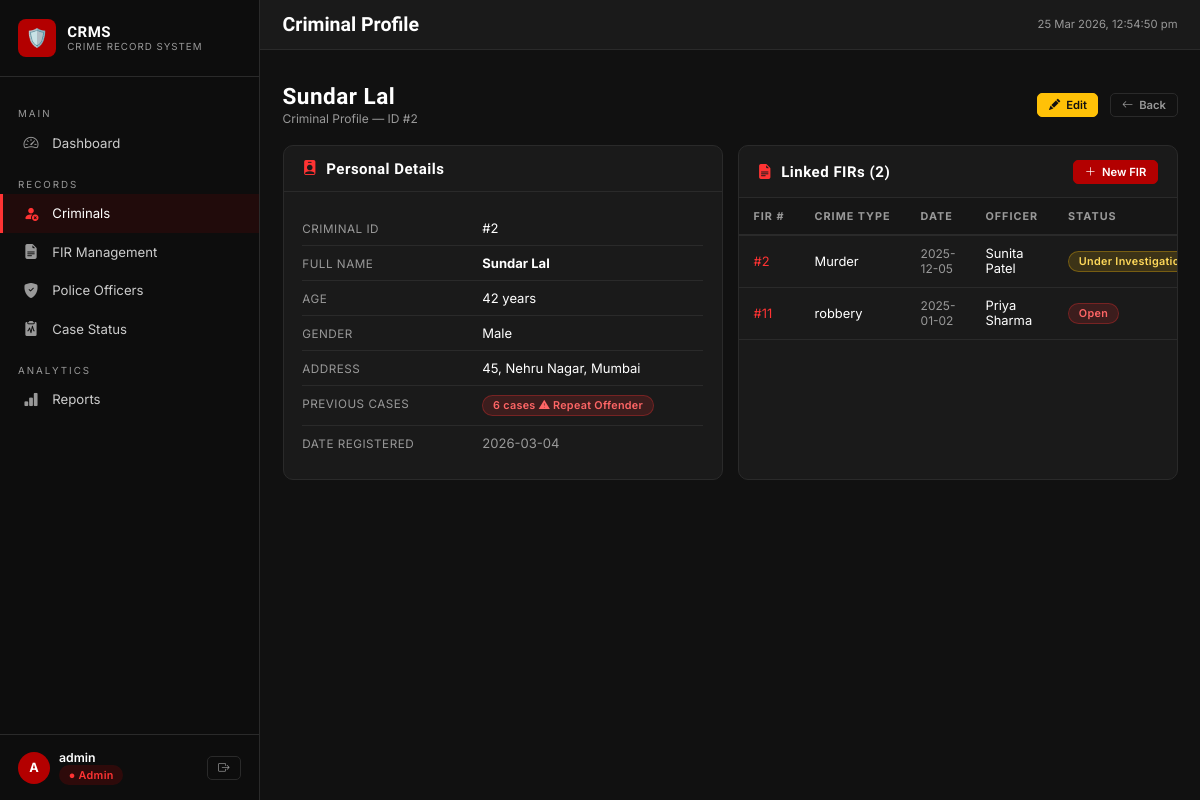
The app's page /criminals/2/view (signed in) with its own data.
### tables this page shows
CREATE TABLE criminal (
    criminal_id    INTEGER PRIMARY KEY AUTOINCREMENT,
    name           TEXT    NOT NULL,
    age            INTEGER NOT NULL CHECK(age > 0 AND age < 120),
    gender         TEXT    NOT NULL CHECK(gender IN ('Male','Female','Other')),
    address        TEXT,
    previous_cases INTEGER NOT NULL DEFAULT 0 CHECK(previous_cases >= 0),
    photo_url      TEXT,
    created_at     TEXT    NOT NULL DEFAULT (datetime('now')),
    updated_at     TEXT    NOT NULL DEFAULT (datetime('now'))
);

CREATE TABLE fir (
    fir_id       INTEGER PRIMARY KEY AUTOINCREMENT,
    crime_type   TEXT    NOT NULL,
    date_filed   TEXT    NOT NULL DEFAULT (date('now')),
    location     TEXT    NOT NULL,
    description  TEXT,
    criminal_id  INTEGER NOT NULL,
    officer_id   INTEGER NOT NULL,
    status       TEXT    NOT NULL DEFAULT 'Open'
                         CHECK(status IN ('Open','Under Investigation','Closed','Dismissed')),
    created_at   TEXT    NOT NULL DEFAULT (datetime('now')),
    updated_at   TEXT    NOT NULL DEFAULT (datetime('now')),
    FOREIGN KEY (criminal_id) REFERENCES criminal(criminal_id)
        ON UPDATE CASCADE ON DELETE RESTRICT,
    FOREIGN KEY (officer_id)  REFERENCES police_officer(officer_id)
        ON UPDATE CASCADE ON DELETE RESTRICT
);

CREATE TABLE police_officer (
    officer_id  INTEGER PRIMARY KEY AUTOINCREMENT,
    name        TEXT NOT NULL,
    rank        TEXT NOT NULL,
    station     TEXT NOT NULL,
    badge_no    TEXT UNIQUE,
    phone       TEXT,
    created_at  TEXT NOT NULL DEFAULT (datetime('now')),
    updated_at  TEXT NOT NULL DEFAULT (datetime('now'))
);

### app.py (the view)
@app.route('/criminals/<int:cid>/view')
@login_required
def criminal_view(cid):
    criminal = query_db("SELECT * FROM criminal WHERE criminal_id=?", (cid,), one=True)
    if not criminal:
        flash('Criminal not found.', 'danger')
        return redirect(url_for('criminals_list'))
    firs = query_db("""
        SELECT f.*, p.name AS officer_name
        FROM fir f JOIN police_officer p ON f.officer_id=p.officer_id
        WHERE f.criminal_id=? ORDER BY f.date_filed DESC
    """, (cid,))
    return render_template('criminals/view.html', criminal=criminal, firs=firs)

### app.py (called while the page is built)
def get_db():
    db = getattr(g, '_database', None)
    if db is None:
        db = g._database = sqlite3.connect(DATABASE)
        db.row_factory = sqlite3.Row
        db.execute("PRAGMA foreign_keys = ON")
    return db

@app.teardown_appcontext
def close_connection(exception):
    db = getattr(g, '_database', None)
    if db is not None:
        db.close()

def query_db(sql, args=(), one=False):
    cur = get_db().execute(sql, args)
    rv  = cur.fetchall()
    cur.close()
    return (rv[0] if rv else None) if one else rv

def login_required(f):
    @wraps(f)
    def decorated(*args, **kwargs):
        if 'user_id' not in session:
            flash('Please log in to continue.', 'warning')
            return redirect(url_for('login'))
        return f(*args, **kwargs)
    return decorated

### templates/criminals/view.html (shortened to what this page needs)
{% extends 'base.html' %}
{% block topbar_title %}Criminal Profile{% endblock %}
{% block content %}
<div class="page-header">
  <div>
    <h2 class="page-title">{{ criminal.name }}</h2>
    <p class="page-subtitle">Criminal Profile — ID #{{ criminal.criminal_id }}</p>
  </div>
  <div class="d-flex gap-2">
    <a href="{{ url_for('criminal_edit', cid=criminal.criminal_id) }}" class="btn btn-warning btn-sm">
      <i class="bi bi-pencil-fill"></i> Edit
    </a>
    <a href="{{ url_for('criminals_list') }}" class="btn btn-outline btn-sm">
      <i class="bi bi-arrow-left"></i> Back
    </a>
  </div>
</div>
<div class="grid grid-2">
  <div class="card">
    <div class="card-header">
      <h5><i class="bi bi-person-badge-fill" style="color:var(--accent)"></i>&nbsp; Personal Details</h5>
    </div>
    <div class="card-body">
      <div class="detail-row">
        <div class="detail-label">Criminal ID</div>
        <div class="detail-value">#{{ criminal.criminal_id }}</div>
      </div>
      <div class="detail-row">
        <div class="detail-label">Full Name</div>
        <div class="detail-value"><strong>{{ criminal.name }}</strong></div>
      </div>
      <div class="detail-row">
        <div class="detail-label">Age</div>
        <div class="detail-value">{{ criminal.age }} years</div>
      </div>
      <div class="detail-row">
        <div class="detail-label">Gender</div>
        <div class="detail-value">{{ criminal.gender }}</div>
      </div>
      <div class="detail-row">
        <div class="detail-label">Address</div>
        <div class="detail-value">{{ criminal.address or '—' }}</div>
      </div>
      <div class="detail-row">
        <div class="detail-label">Previous Cases</div>
        <div class="detail-value">
          {% if criminal.previous_cases > 2 %}
            <span class="badge badge-open">{{ criminal.previous_cases }} cases ⚠ Repeat Offender</span>
          {% else %}
            <span class="badge badge-{% if criminal.previous_cases > 0 %}investigation{% else %}closed{% endif %}">
              {{ criminal.previous_cases }} case(s)
            </span>
          {% endif %}
        </div>
      </div>
      <div class="detail-row">
        <div class="detail-label">Date Registered</div>
        <div class="detail-value" style="color:var(--text-muted)">{{ criminal.created_at[:10] }}</div>
      </div>
    </div>
  </div>
  <div class="card">
    <div class="card-header">
      <h5><i class="bi bi-file-earmark-text-fill" style="color:var(--accent)"></i>&nbsp;
        Linked FIRs ({{ firs|length }})
      </h5>
      <a href="{{ url_for('fir_add') }}" class="btn btn-primary btn-sm">
        <i class="bi bi-plus-lg"></i> New FIR
      </a>
    </div>
    <div class="table-container">
      <table class="data-table">
        <thead>
          <tr>
            <th>FIR #</th>
            <th>Crime Type</th>
            <th>Date</th>
            <th>Officer</th>
            <th>Status</th>
          </tr>
        </thead>
        <tbody>
          {% for f in firs %}
          <tr>
            <td>
              <a href="{{ url_for('fir_view', fid=f.fir_id) }}" style="color:var(--accent)">
                #{{ f.fir_id }}
              </a>
            </td>
            <td>{{ f.crime_type }}</td>
            <td style="font-size:.8rem; color:var(--text-muted)">{{ f.date_filed }}</td>
            <td>{{ f.officer_name }}</td>
            <td>
              {% set st = f.status %}
              <span class="badge badge-{% if st=='Open' %}open{% elif st=='Under Investigation' %}investigation{% elif st=='Closed' %}closed{% else %}dismissed{% endif %}">
                {{ st }}
              </span>
            </td>
          </tr>
          {% else %}
          <tr>
            <td colspan="5" style="text-align:center; padding:1.5rem; color:var(--text-muted)">
              No FIRs registered.
            </td>
          </tr>
          {% endfor %}
        </tbody>
      </table>
    </div>
  </div>
</div>
{% endblock %}

### static/css/style.css (style rules this page uses)
:root { --bg-main: #111111; --bg-card: #1a1a1a; --bg-sidebar: #0d0d0d; --primary: #b30000; --primary-d: #8a0000; --accent: #ff3333; --text: #ffffff; --text-muted: #999999; --border: #2a2a2a; --success: #28a745; --warning: #ffc107; --info: #17a2b8; --danger: #dc3545; --input-bg: #1e1e1e; --hover-row: #1f1f1f; --sidebar-w: 260px; --transition: 0.2s ease; }
*, *::before, *::after { box-sizing: border-box; margin: 0; padding: 0; }
html { font-size: 15px; }
body { font-family: 'Inter', sans-serif; background: var(--bg-main); color: var(--text); min-height: 100vh; overflow-x: hidden; }
h1,h2,h3,h4,h5,h6 { font-family: 'Rajdhani', sans-serif; font-weight: 700; letter-spacing: .5px; }
a { color: var(--accent); text-decoration: none; transition: color var(--transition); }
.card { background: var(--bg-card); border: 1px solid var(--border); border-radius: 10px; overflow: hidden; }
.card-header { padding: .9rem 1.25rem; border-bottom: 1px solid var(--border); display: flex; align-items: center; justify-content: space-between; }
.card-header h5 { font-size: 1rem; margin: 0; }
.card-body { padding: 1.25rem; }
.table-container { overflow-x: auto; }
.data-table { width: 100%; border-collapse: collapse; font-size: .86rem; }
.data-table thead tr { background: #161616; border-bottom: 2px solid var(--border); }
.data-table th { padding: .75rem 1rem; text-align: left; font-size: .72rem; letter-spacing: 1px; text-transform: uppercase; color: var(--text-muted); white-space: nowrap; }
.data-table tbody tr { border-bottom: 1px solid var(--border); transition: background var(--transition); }
.data-table td { padding: .7rem 1rem; vertical-align: middle; }
.badge { display: inline-flex; align-items: center; padding: .22rem .65rem; border-radius: 20px; font-size: .72rem; font-weight: 600; letter-spacing: .3px; white-space: nowrap; }
.badge-open { background: rgba(255,51,51,0.15); color: #ff6666; border: 1px solid rgba(255,51,51,0.3); }
.badge-investigation { background: rgba(255,193,7,0.15); color: #ffd95a; border: 1px solid rgba(255,193,7,0.3); }
.btn { display: inline-flex; align-items: center; gap: .4rem; padding: .45rem 1.1rem; border-radius: 7px; font-size: .83rem; font-weight: 600; cursor: pointer; border: 1px solid transparent; transition: all var(--transition); font-family: 'Inter', sans-serif; white-space: nowrap; text-decoration: none; }
.btn-primary { background: var(--primary); color: #fff; border-color: var(--primary); }
.btn-outline { background: transparent; color: var(--text-muted); border-color: var(--border); }
.btn-sm { padding: .28rem .7rem; font-size: .75rem; border-radius: 5px; }
.btn-warning { background: var(--warning); color: #111; border-color: var(--warning); }
.page-header { display: flex; align-items: center; justify-content: space-between; margin-bottom: 1.25rem; flex-wrap: wrap; gap: .75rem; }
.page-title { font-size: 1.5rem; font-weight: 700; }
.page-subtitle { font-size: .8rem; color: var(--text-muted); margin-top: 2px; }
.detail-row { display: flex; padding: .6rem 0; border-bottom: 1px solid var(--border); font-size: .87rem; }
.detail-row:last-child { border-bottom: none; }
.detail-label { width: 180px; flex-shrink: 0; color: var(--text-muted); font-size: .78rem; text-transform: uppercase; letter-spacing: .5px; padding-top: 2px; }
.detail-value { color: var(--text); }
.grid { display: grid; gap: 1rem; }
.grid-2 { grid-template-columns: repeat(2, 1fr); }
.d-flex { display: flex; }
.gap-2 { gap: .8rem; }

### records on screen
criminal: name "Sundar Lal", criminal_id "2", age "42", gender "Male", address "45, Nehru Nagar, Mumbai", previous_cases "6", created_at "2026-03-04"
fir: fir_id "2", crime_type "Murder", date_filed "2025-12-05", officer_name "Sunita Patel", status "Under…"
fir: fir_id "11", crime_type "robbery", date_filed "2025-01-02", officer_name "Priya Sharma", status "Open"

### other values on screen
{{ session.username[0]|upper }} "A"
{{ session.username }} "admin"
{{ firs|length }} "2"
